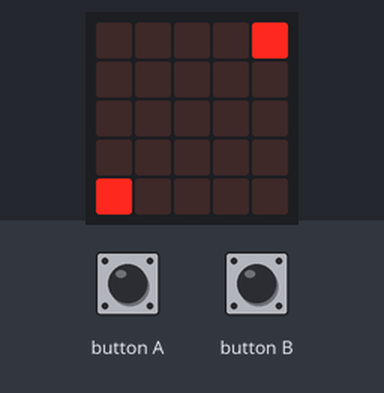
The program below on a simulated BBC micro:bit running MicroPython. Parts: the board's 5×5 LED display. Inputs (shaded band) come from the test bench. Random numbers come from a fixed seed.

Above: at 1.2 s.
1.3 s: button A pressed for 1 s
At 1.79 s:
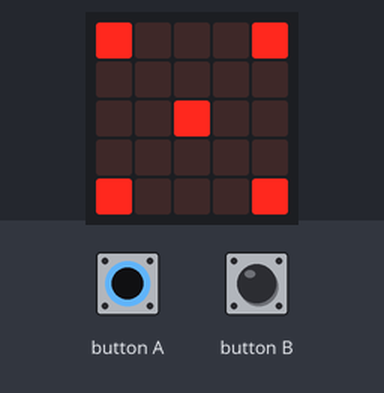
At 3.4 s:
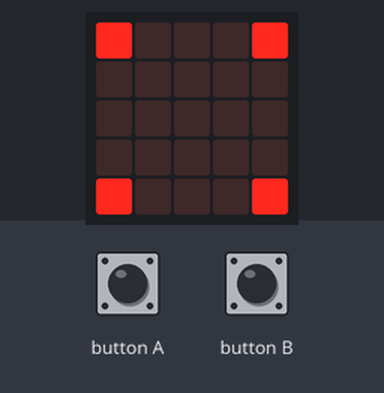
3.8 s: button B pressed for 1 s
At 5.3 s:
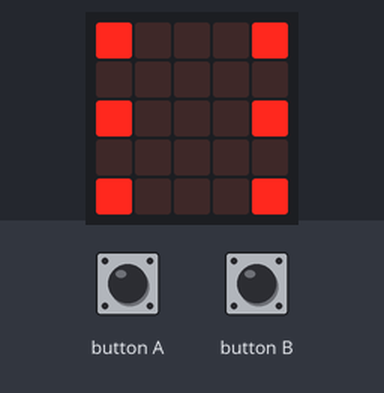
Timing chart, 0 to 6.8 s (numbered marks = the images above; inputs shaded):
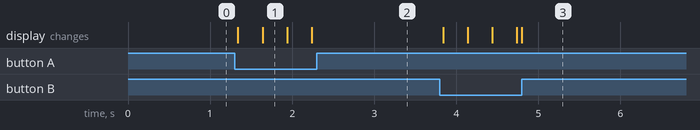

Measured:
- after the input at 1.3 s, the display: first changes at once (image 1 shows a later state)
- after the input at 3.8 s, the display: changes at once (image 3)

The program:

dice.py
```python
# Add your Python code here. E.g.
from microbit import *
import random


while True:
    n = random.randint(0, 5)
    dice_face = [
        '00000:00000:00900:00000:00000',
        '00009:00000:00000:00000:90000',
        '00009:00000:00900:00000:90000',
        '90009:00000:00000:00000:90009',
        '90009:00000:00900:00000:90009',
        '90009:00000:90009:00000:90009',
        ]
    display.show(Image(dice_face[n]))
    while True:
        if button_a.is_pressed() or button_b.is_pressed():
            break
```
